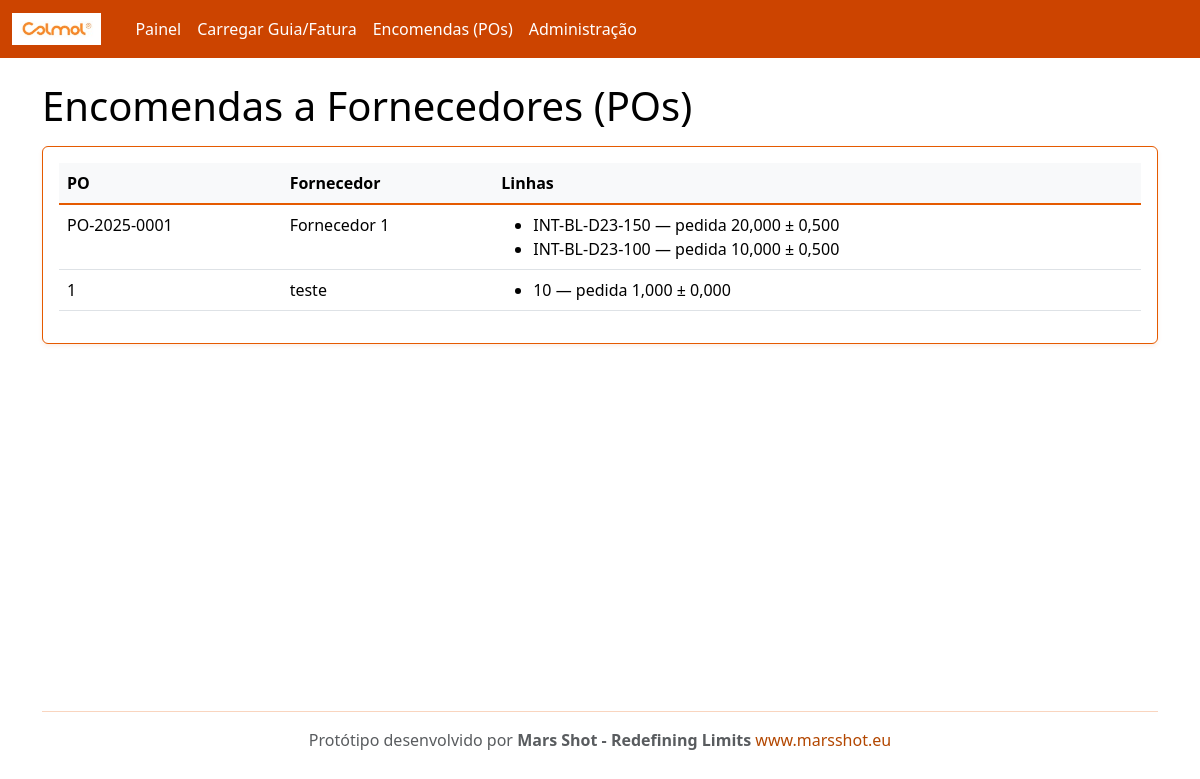
The page /po/ on the database as committed earlier.
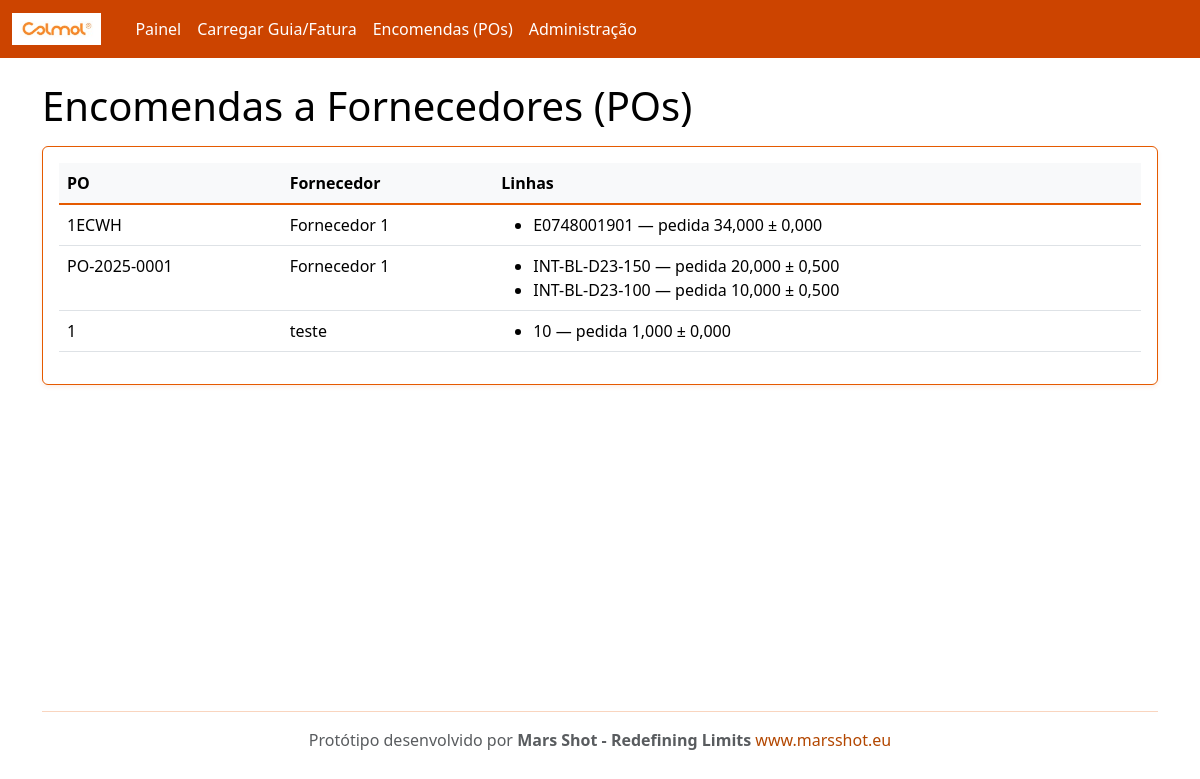
The same page on the database as committed later.
### rececao/models.py (models this page shows, shortened)
class PurchaseOrder(models.Model):
    number = models.CharField(max_length=100, unique=True)
    supplier = models.ForeignKey(Supplier, on_delete=models.CASCADE, related_name='purchase_orders')
    created_at = models.DateTimeField(auto_now_add=True)

class Supplier(models.Model):
    name = models.CharField(max_length=200, unique=True)
    email = models.EmailField(blank=True, null=True)
    code = models.CharField(max_length=50, unique=True)

class POLine(models.Model):
    po = models.ForeignKey(PurchaseOrder, on_delete=models.CASCADE, related_name='lines')
    internal_sku = models.CharField(max_length=120)  # código interno Colmol
    description = models.CharField(max_length=255, blank=True)
    unit = models.CharField(max_length=20, default='UN')
    qty_ordered = models.DecimalField(max_digits=12, decimal_places=3)
    tolerance = models.DecimalField(max_digits=6, decimal_places=3, default=0)  # tolerância admitida
    class Meta:
        unique_together = ('po','internal_sku')

### rececao/views.py (the view)
# urls.py: path('po/', views.po_list, name='po_list'),
def po_list(request):
    pos = PurchaseOrder.objects.all().order_by('-id')
    return render(request, 'po_list.html', {'pos': pos})

### templates/po_list.html
{% extends "base.html" %}
{% block content %}
<h1>Encomendas a Fornecedores (POs)</h1>
<div class="card p-3 mt-3">
  <table class="table table-hover">
    <thead><tr><th>PO</th><th>Fornecedor</th><th>Linhas</th></tr></thead>
    <tbody>
      {% for p in pos %}
      <tr>
        <td>{{ p.number }}</td>
        <td>{{ p.supplier.name }}</td>
        <td>
          <ul class="mb-0">
          {% for l in p.lines.all %}
            <li>{{ l.internal_sku }} — pedida {{ l.qty_ordered }} ± {{ l.tolerance }}</li>
          {% endfor %}
          </ul>
        </td>
      </tr>
      {% empty %}
      <tr><td colspan="3">Sem POs. Use o admin para criar dados de exemplo.</td></tr>
      {% endfor %}
    </tbody>
  </table>
</div>
{% endblock %}

Rows that differ between the two databases and show on the page:
added PurchaseOrder: number "1ECWH", supplier.name "Fornecedor 1"
added POLine: internal_sku "E0748001901", qty_ordered "34,000", tolerance "0,000", shown under "1ECWH"
